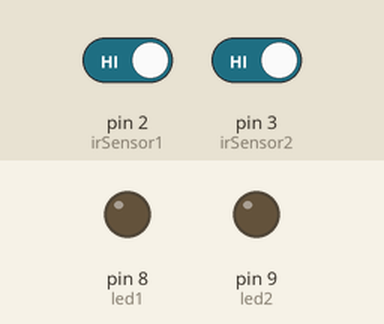
A sketch run on a simulated Arduino Uno, built with avr-gcc and run on an emulated ATmega328P. Shown: output pins drawn as LEDs (lit = HIGH). The test bench sets the inputs (shaded band); at power-on: pin 2 (irSensor1) HIGH, pin 3 (irSensor2) HIGH.

Above: at 1.2 s.
1.3 s: pin 2 (irSensor1) driven LOW
At 1.8 s:
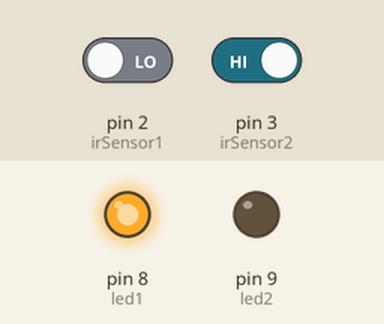
2.8 s: pin 3 (irSensor2) driven LOW
At 4.0 s:
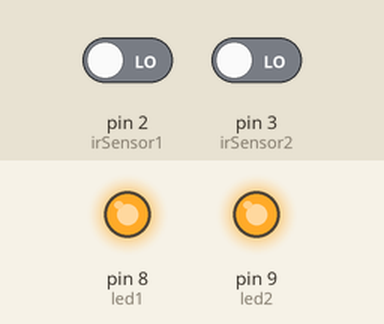
4.3 s: pin 2 (irSensor1) driven HIGH
At 5.3 s:
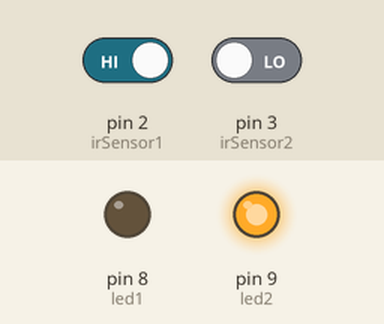
5.8 s: pin 3 (irSensor2) driven HIGH
At 6.4 s:
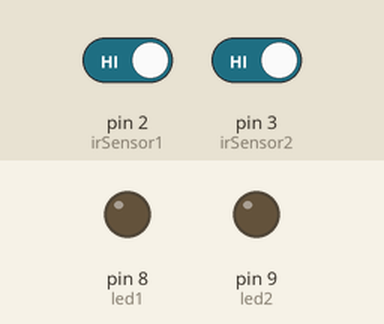
Timing chart, 0 to 8.3 s (numbered marks = the images above; inputs shaded):
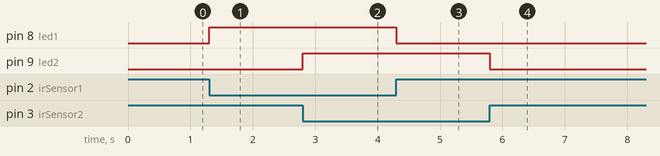

Measured:
- after the input at 1.3 s, pin 8 (led1): LOW → HIGH at once
- after the input at 2.8 s, pin 9 (led2): LOW → HIGH at once
- after the input at 4.3 s, pin 8 (led1): HIGH → LOW at once
- after the input at 5.8 s, pin 9 (led2): HIGH → LOW at once

The sketch:

Smart_parking.ino
```cpp
int irSensor1 = 2;  // IR sensor for parking spot 1
int irSensor2 = 3;  // IR sensor for parking spot 2
int led1 = 8;       // LED to indicate spot 1 availability
int led2 = 9;       // LED to indicate spot 2 availability

void setup() {
  pinMode(irSensor1, INPUT);
  pinMode(irSensor2, INPUT);
  pinMode(led1, OUTPUT);
  pinMode(led2, OUTPUT);
}

void loop() {
  int status1 = digitalRead(irSensor1); // Read status of sensor 1
  int status2 = digitalRead(irSensor2); // Read status of sensor 2

  if (status1 == LOW) {  // If object detected in spot 1
    digitalWrite(led1, HIGH);  // Turn on LED to indicate spot is taken
  } else {
    digitalWrite(led1, LOW);   // Turn off LED to indicate spot is free
  }

  if (status2 == LOW) {  // If object detected in spot 2
    digitalWrite(led2, HIGH);  // Turn on LED to indicate spot is taken
  } else {
    digitalWrite(led2, LOW);   // Turn off LED to indicate spot is free
  }
}
```
